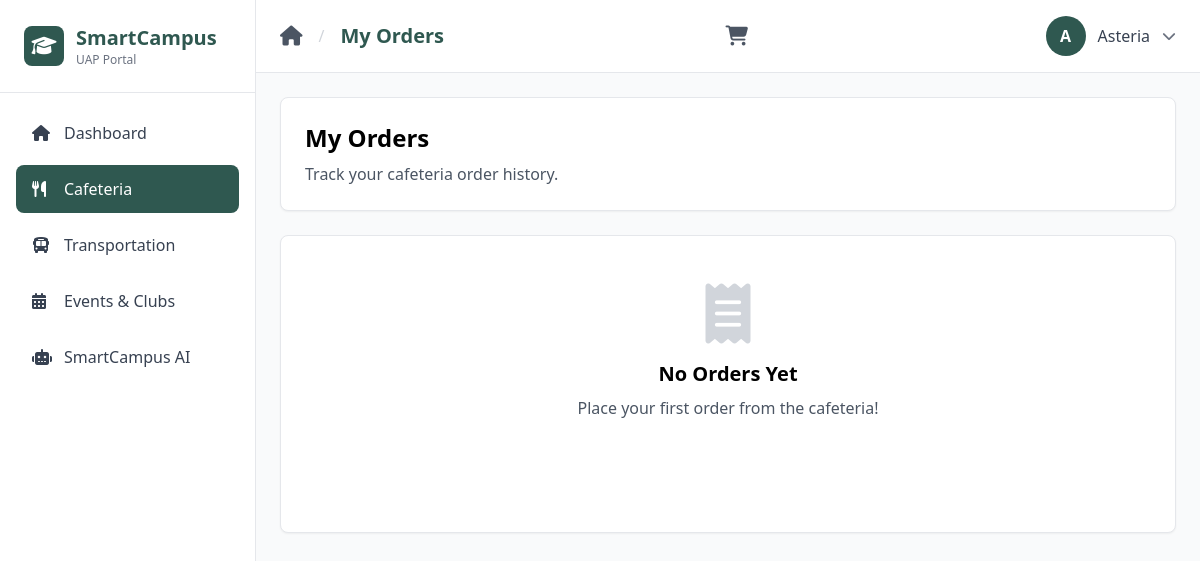
Before: /orders/ (signed in) with the older database file.
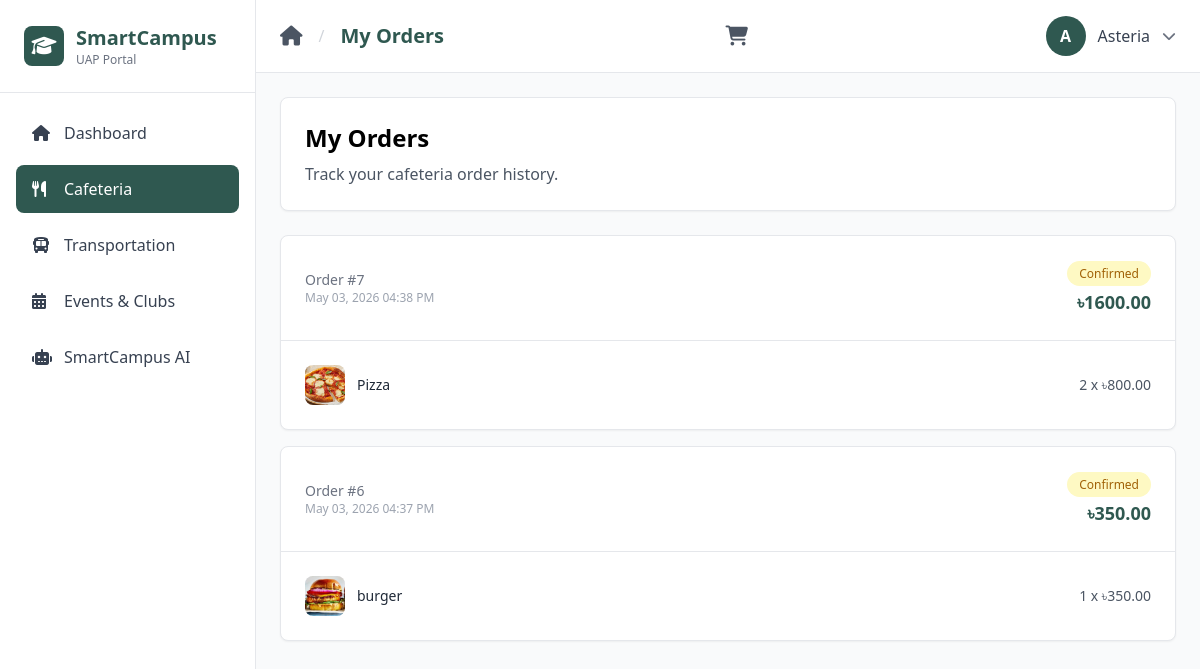
After: the same page with the newer database file.
### main/models.py (models this page shows, shortened)
class Order(models.Model):
    STATUS_CHOICES = [
        ('pending', 'Pending'),
        ('confirmed', 'Confirmed'),
        ('completed', 'Completed'),
        ('cancelled', 'Cancelled'),
    ]
    user = models.ForeignKey(User, on_delete=models.CASCADE, related_name='orders')
    status = models.CharField(max_length=20, choices=STATUS_CHOICES, default='confirmed')
    total_amount = models.DecimalField(max_digits=10, decimal_places=2, default=0)
    created_at = models.DateTimeField(auto_now_add=True)
    updated_at = models.DateTimeField(auto_now=True)
    class Meta:
        ordering = ['-created_at']

class OrderItem(models.Model):
    order = models.ForeignKey(Order, on_delete=models.CASCADE, related_name='items')
    menu_item = models.ForeignKey(MenuItem, on_delete=models.CASCADE)
    quantity = models.PositiveIntegerField(default=1)
    price_at_time = models.DecimalField(max_digits=6, decimal_places=2)

class MenuItem(models.Model):
    name = models.CharField(max_length=200)
    description = models.TextField(blank=True)
    price = models.DecimalField(max_digits=6, decimal_places=2)
    category = models.CharField(max_length=100, choices=[
        ('breakfast', 'Breakfast'),
        ('lunch', 'Lunch'),
        ('dinner', 'Dinner'),
        ('snacks', 'Snacks'),
        ('beverages', 'Beverages'),
    ])
    is_available = models.BooleanField(default=True)
    image = models.ImageField(upload_to='menu_items/', blank=True, null=True)
    created_at = models.DateTimeField(auto_now_add=True)
    updated_at = models.DateTimeField(auto_now=True)
    class Meta:
        ordering = ['category', 'name']

### main/views.py (the view)
# urls.py: path('orders/', my_orders, name='my_orders'),
@login_required
def my_orders(request):
    orders = Order.objects.filter(user=request.user).prefetch_related('items__menu_item').order_by('-created_at')
    return render(request, 'my_orders.html', {
        'active_page': 'cafeteria',
        'page_title': 'My Orders',
        'orders': orders,
    })

### main/context_processors.py (called while the page is built)
def cart_count(request):
    cart = request.session.get('cart', {})
    return {'cart_count': sum(cart.values())}

### templates/my_orders.html (shortened to what this page needs)
{% extends 'user_base.html' %}
{% block content %}
<div class="max-w-4xl mx-auto">
    <div class="bg-white rounded-lg shadow-sm border border-gray-200 p-6 mb-6">
        <h2 class="text-2xl font-bold text-black mb-2">My Orders</h2>
        <p class="text-gray-600">Track your cafeteria order history.</p>
    </div>
    {% if orders %}
    <div class="space-y-4">
        {% for order in orders %}
        <div class="bg-white rounded-lg shadow-sm border border-gray-200 overflow-hidden">
            <div class="p-6 border-b border-gray-200 flex items-center justify-between">
                <div>
                    <p class="text-sm text-gray-500">Order #{{ order.id }}</p>
                    <p class="text-xs text-gray-400">{{ order.created_at|date:"M d, Y h:i A" }}</p>
                </div>
                <div class="text-right">
                    <span class="px-3 py-1 rounded-full text-xs font-medium capitalize
                        {% if order.status == 'confirmed' %}bg-yellow-100 text-yellow-700
                        {% elif order.status == 'completed' %}bg-green-100 text-green-700
                        {% elif order.status == 'cancelled' %}bg-red-100 text-red-700
                        {% else %}bg-gray-100 text-gray-700{% endif %}">
                        {{ order.get_status_display }}
                    </span>
                    <p class="text-lg font-bold text-primary mt-1">৳{{ order.total_amount }}</p>
                </div>
            </div>
            <div class="p-6">
                <div class="space-y-2">
                    {% for item in order.items.all %}
                    <div class="flex items-center justify-between text-sm">
                        <div class="flex items-center space-x-3">
                            <div class="w-10 h-10 bg-gray-100 rounded-lg flex items-center justify-center">
                                {% if item.menu_item.image %}
                                <img src="{{ item.menu_item.image.url }}" alt="{{ item.menu_item.name }}" class="w-full h-full object-cover rounded-lg">
                                {% else %}
                                <i class="fas fa-utensils text-gray-400 text-sm"></i>
                                {% endif %}
                            </div>
                            <span class="text-gray-800">{{ item.menu_item.name }}</span>
                        </div>
                        <span class="text-gray-600">{{ item.quantity }} x ৳{{ item.price_at_time }}</span>
                    </div>
                    {% endfor %}
                </div>
            </div>
        </div>
        {% endfor %}
    </div>
    {% else %}
    <div class="bg-white rounded-lg shadow-sm border border-gray-200 p-12 text-center">
        <i class="fas fa-receipt text-gray-300 text-6xl mb-4"></i>
        <h3 class="text-xl font-bold text-black mb-2">No Orders Yet</h3>
        <p class="text-gray-600 mb-4">Place your first order from the cafeteria!</p>
        <a href="{% url 'cafeteria' %}" class="px-6 py-3 gradient-bg text-white rounded-lg font-medium hover:shadow-lg transition inline-block">
            <i class="fas fa-utensils mr-2"></i>Browse Menu
        </a>
    </div>
    {% endif %}
</div>
{% endblock %}

### templates/user_base.html (shortened to what this page needs)
{% extends 'base.html' %}
{% block body %}
<div class="flex h-screen">
    <aside class="w-64 bg-white border-r border-gray-200 flex flex-col">
        <div class="p-6 border-b border-gray-200">
            <div class="flex items-center space-x-3">
                <div class="w-10 h-10 bg-primary rounded-lg flex items-center justify-center">
                    <i class="fas fa-graduation-cap text-white text-xl"></i>
                </div>
                <div>
                    <h1 class="text-xl font-bold text-primary">SmartCampus</h1>
                    <p class="text-xs text-gray-500">UAP Portal</p>
                </div>
            </div>
        </div>
        <nav class="flex-1 p-4 space-y-2">
            <a href="{% url 'dashboard' %}" class="sidebar-link flex items-center space-x-3 px-4 py-3 rounded-lg text-gray-700 hover:bg-gray-100 transition {% if active_page == 'dashboard' %}active{% endif %}">
                <i class="fas fa-home w-5"></i>
                <span class="font-medium">Dashboard</span>
            </a>
            <a href="{% url 'cafeteria' %}" class="sidebar-link flex items-center space-x-3 px-4 py-3 rounded-lg text-gray-700 hover:bg-gray-100 transition {% if active_page == 'cafeteria' %}active{% endif %}">
                <i class="fas fa-utensils w-5"></i>
                <span class="font-medium">Cafeteria</span>
            </a>
            <a href="{% url 'transportation' %}" class="sidebar-link flex items-center space-x-3 px-4 py-3 rounded-lg text-gray-700 hover:bg-gray-100 transition {% if active_page == 'transportation' %}active{% endif %}">
                <i class="fas fa-bus w-5"></i>
                <span class="font-medium">Transportation</span>
            </a>
            <a href="{% url 'events' %}" class="sidebar-link flex items-center space-x-3 px-4 py-3 rounded-lg text-gray-700 hover:bg-gray-100 transition {% if active_page == 'events' %}active{% endif %}">
                <i class="fas fa-calendar-alt w-5"></i>
                <span class="font-medium">Events & Clubs</span>
            </a>
            <a href="{% url 'ai' %}" class="sidebar-link flex items-center space-x-3 px-4 py-3 rounded-lg text-gray-700 hover:bg-gray-100 transition {% if active_page == 'ai' %}active{% endif %}">
                <i class="fas fa-robot w-5"></i>
                <span class="font-medium">SmartCampus AI</span>
            </a>
        </nav>
    </aside>
    <div class="flex-1 flex flex-col overflow-hidden">
        <header class="bg-white border-b border-gray-200 px-6 py-4 flex items-center justify-between">
            <div class="flex items-center space-x-4">
                <a href="{% url 'dashboard' %}" class="text-gray-600 hover:text-primary transition">
                    <i class="fas fa-home text-xl"></i>
                </a>
                <span class="text-gray-300">/</span>
                <h2 class="text-xl font-semibold text-primary">{{ page_title }}</h2>
            </div>
            <a href="{% url 'cart_view' %}" class="relative text-gray-600 hover:text-primary transition mr-4">
                <i class="fas fa-shopping-cart text-xl"></i>
            </a>
            <div class="relative">
                <button onclick="toggleDropdown()" class="flex items-center space-x-3 focus:outline-none">
                    <div class="w-10 h-10 bg-primary rounded-full flex items-center justify-center text-white font-semibold">
                        {{ user.username|first|upper }}
                    </div>
                    <span class="text-gray-700 font-medium">{{ user.username }}</span>
                    <i class="fas fa-chevron-down text-gray-500 text-sm"></i>
                </button>
            </div>
        </header>
        <main class="flex-1 overflow-y-auto p-6 bg-gray-50">
            {% block content %}{% endblock %}
        </main>
    </div>
</div>
{% endblock %}

### templates/base.html (shortened to what this page needs)
<!DOCTYPE html>
<html lang="en">
<head>
    <script src="https://cdn.tailwindcss.com"></script>
    <link rel="stylesheet" href="https://cdnjs.cloudflare.com/ajax/libs/font-awesome/6.4.0/css/all.min.css">
</head>
<body class="bg-gray-50">
    {% block body %}{% endblock %}
</body>
</html>

Changed rows visible on the page:
added Order: id "7", created_at "May 03, 2026 04:38 PM", status "Confirmed", total_amount "1600.00"
added OrderItem: menu_item.image (picture), menu_item.name "Pizza", quantity "2", price_at_time "800.00", shown under "7"
added Order: id "6", created_at "May 03, 2026 04:37 PM", status "Confirmed", total_amount "350.00"
added OrderItem: menu_item.image (picture), menu_item.name "burger", quantity "1", price_at_time "350.00", shown under "6"
Other visible differences:
text no longer shown: "No Orders Yet Place your first order from the cafeteria!"
